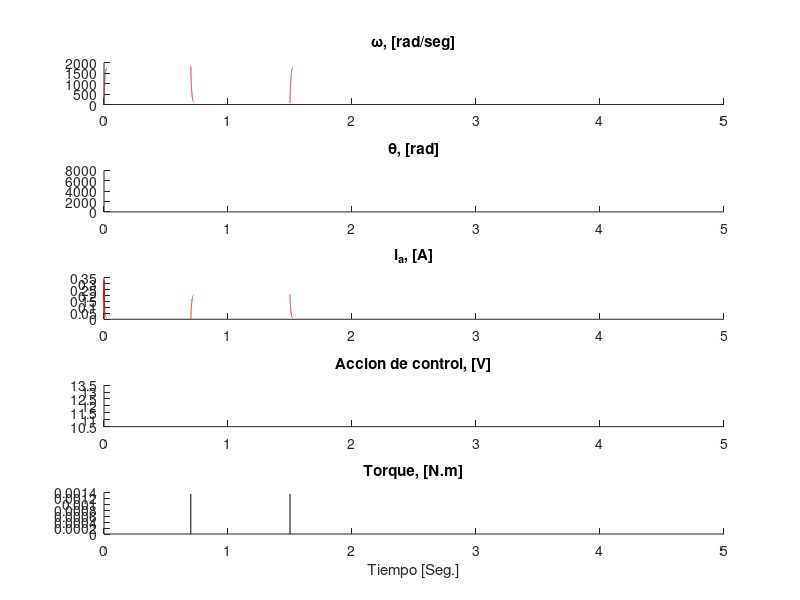

Recreate this plot in MATLAB.
clear all;
%%
% PARÁMETROS DEL MOTOR
La  = 366e-6; 
J   = 5e-9; 
Ra  = 55.6; 
Bm  = 0; 
Ki  = 6.49e-3; 
Km  = 6.53e-3;     
E   = 12;                     % tensión de actuación sobre el motor

%%
% MODELADO DEL MOTOR EN EL ESPACIO DE ESTADOS
% Este modelado permite obtener fácilmente las funciones de transferencia
% para las salidas de interés respecto a la tensión aplicada y el torque,
% considerando a éste último como una entrada de perturbación

% Variables de estado.
% x1 = ia, x2 = wr, x3 = theta
% Entradas
% u1 = E, u2 = TL
% Salidas.
% y1 = wr
A = [-Ra/La -Km/La 0 ; Ki/J -Bm/J 0 ; 0 1 0];    % matriz de estados
B = [1/La 0 ; 0 -1/J ; 0 0];                     % matriz de entrada 
C = [0 1 0];                                     % matriz de salida                                                       
D = [0 0];                                       % matriz de transmisión directa   
%%
% SIMULACIÓN

% Condiciones iniciales
% x = [ia; wr; theta]
Xop      = [0 0 0]';                   % punto de operación
wr(1)    = 0;
ia(1)    = 0;
theta(1) = 0;

x = [ia(1) wr(1) theta(1)]';
%%
% VECTORES DE SIMULACIÓN
tF   = 5;                              % tiempo de finalización de la simulación en secs
tint = 10e-6;                          % paso de integración
t    = 0:tint:tF;                      % vector de tiempo para gráfica 
um   = E*ones(1, length(t));           % vector de acción sobre el motor

% se genera el vector de torque
TLmax    = 0.00135;
TL       = zeros(1, length(t));
for i=1:tF/tint
    tt = t(i);
    if (tt>=0.7 && tt<=1.5)
        TL(i) = TLmax;
    else
        TL(i) = 0;
    end
end

plot(t, TL); grid; hold on;
%%
% SIMULACIÓN DEL SISTEMA
for ii=1:(length(t)-1)
    % Cálculo de las derivadas
    xp = A*(x - Xop)+B*[um(ii) TL(ii)]';
    x = x + xp*tint;
    wr(ii+1) = C*x;
    ia(ii+1) = x(1);
    theta(ii+1) = x(3);
end

%%
% Gráficas

% Velocidad angular
subplot(5,1,1);hold on;
plot(t,wr,'r');title('\omega, [rad/seg]');
% Posición
subplot(5,1,2);hold on;
plot(t,theta,'r');title('\theta, [rad]');
% Corriente, ia
subplot(5,1,3);hold on;
plot(t,ia,'r');title('i_a, [A]');
% Tensión, Va
subplot(5,1,4);hold on;
plot(t,um,'r');title('Accion de control, [V]');
%Torque
subplot(5,1,5);hold on;
plot(t,TL,'k');title('Torque, [N.m]');

xlabel('Tiempo [Seg.]');
